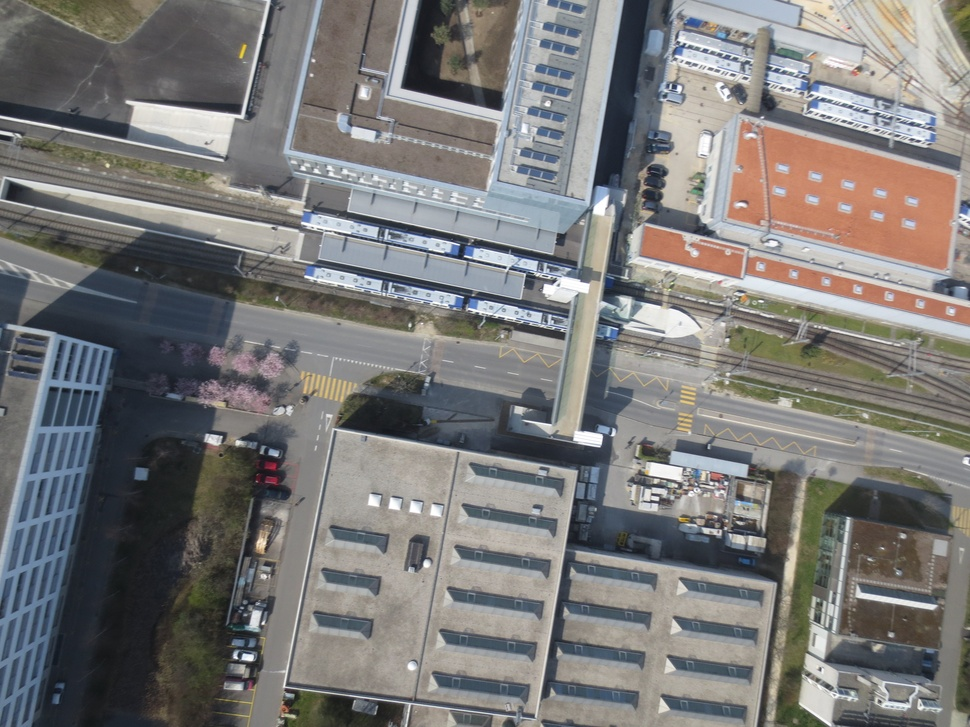
%> input picture matlabCode/imageFile/IMG_6336.JPG, 970 x 727 px, shrunk from 4608 x 3456 before the run
$ octave --eval "result = image_entropy(imread('imageFile/IMG_6336.JPG'));"   (GNU Octave 9; MATLAB toolbox functions it lacks are replaced by stand-ins)
%> lines starting %> are read from the running program, lines starting %| are printed output that depends on the picture
function entropy = image_entropy(image)
% IMAGE_ENTROPY Compute the entropy of an RGB image
%   entropy = IMAGE_ENTROPY(image) returns the entropy of the image.
%   image should be a 3-dimensional matrix representing an RGB image.

% Convert the RGB image to a grayscale image
gray_image = rgb2gray(image);
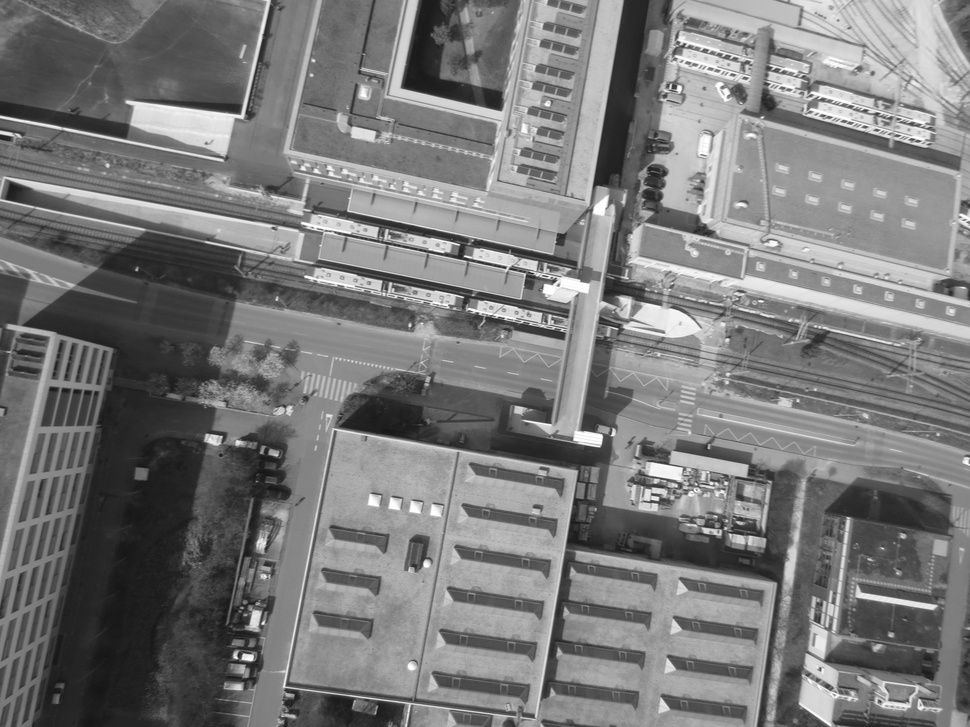
%> gray_image: size 727x970 uint8; min 20, max 255, mean 121.4

% Get the histogram of the grayscale image
histogram = imhist(gray_image);
%> histogram = 256 values, max 5431 at index 143, min 0 at index 1, mean 2754.6

% Normalize the histogram so it sums to 1
histogram = histogram / numel(gray_image);
%> histogram = 256 values, max 0.0077 at index 143, min 0 at index 1, mean 0.00391

% Compute the entropy
entropy = -sum(histogram(histogram > 0) .* log2(histogram(histogram > 0)));
%> entropy = 7.63

end

$ run again, on matlabCode/imageFile/IMG_6344.JPG
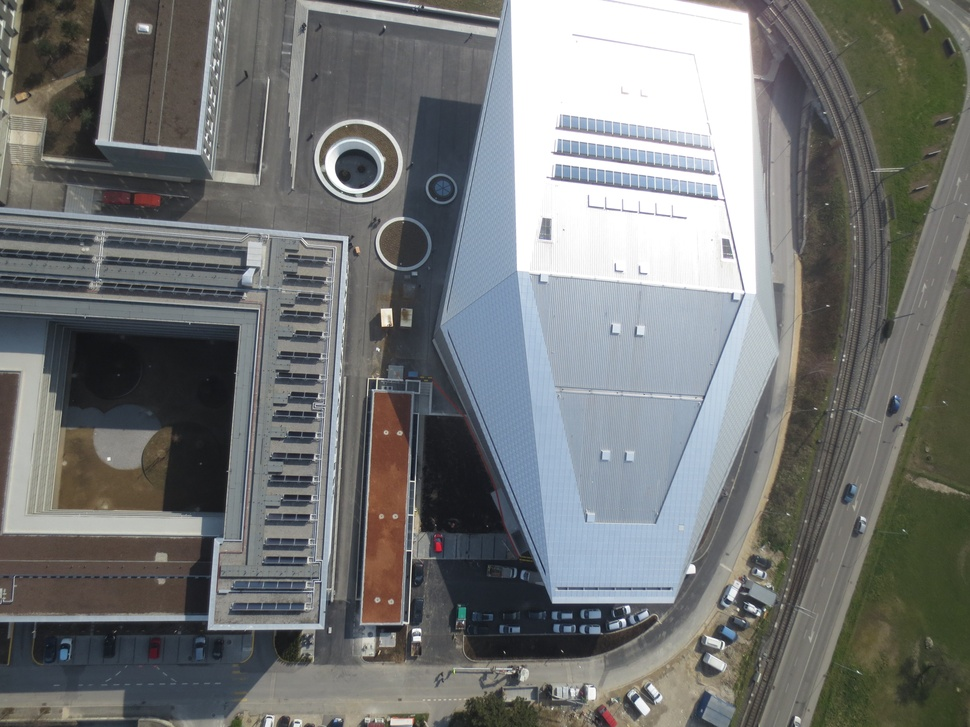
%> input picture matlabCode/imageFile/IMG_6344.JPG, 970 x 727 px, shrunk from 4608 x 3456 before the run
%> in image_entropy, `gray_image = rgb2gray(image);`:
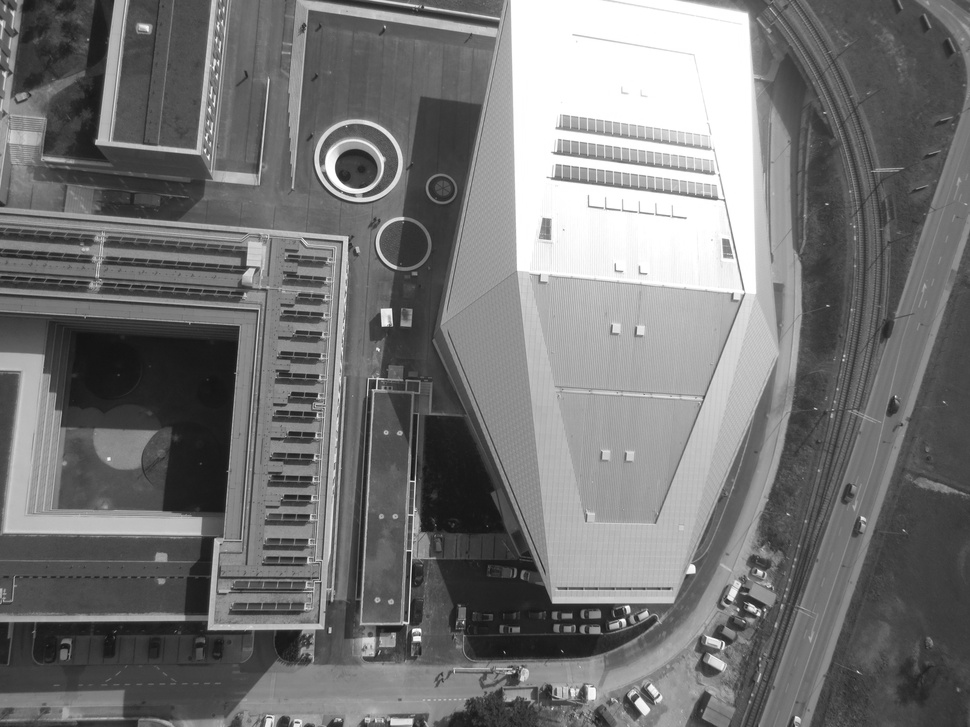
%> gray_image: size 727x970 uint8; min 18, max 255, mean 117.4
%> in image_entropy, `histogram = imhist(gray_image);`: histogram = 256 values, max 37893 at index 256, min 0 at index 1, mean 2754.6
%> in image_entropy, `histogram = histogram / numel(gray_image);`: histogram = 256 values, max 0.0537 at index 256, min 0 at index 1, mean 0.00391
%> entropy = 7.42

$ run again, on matlabCode/imageFile/IMG_6345.JPG
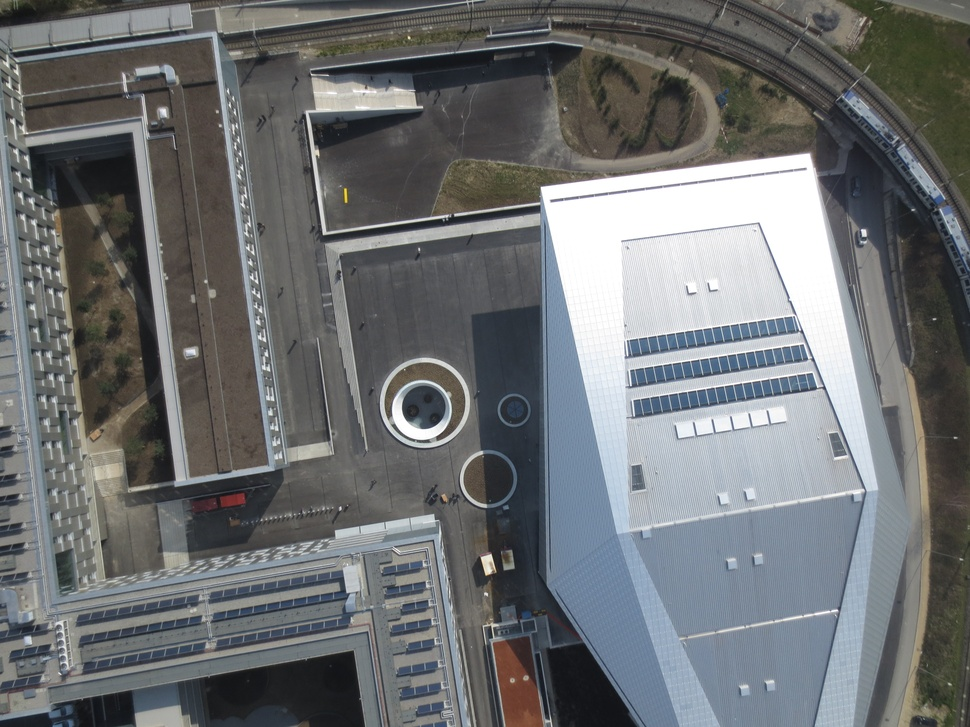
%> input picture matlabCode/imageFile/IMG_6345.JPG, 970 x 727 px, shrunk from 4608 x 3456 before the run
%> in image_entropy, `gray_image = rgb2gray(image);`:
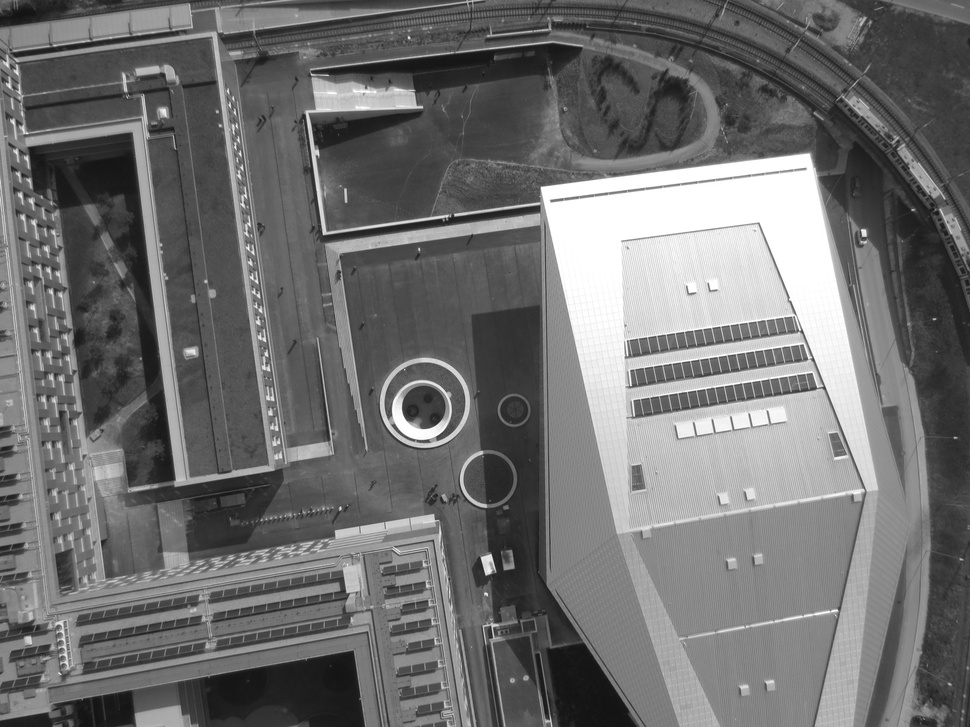
%> gray_image: size 727x970 uint8; min 16, max 255, mean 111.8
%> in image_entropy, `histogram = imhist(gray_image);`: histogram = 256 values, max 19446 at index 256, min 0 at index 1, mean 2754.6
%> in image_entropy, `histogram = histogram / numel(gray_image);`: histogram = 256 values, max 0.0276 at index 256, min 0 at index 1, mean 0.00391
%> entropy = 7.52

$ run again, on matlabCode/imageFile/IMG_6351.JPG
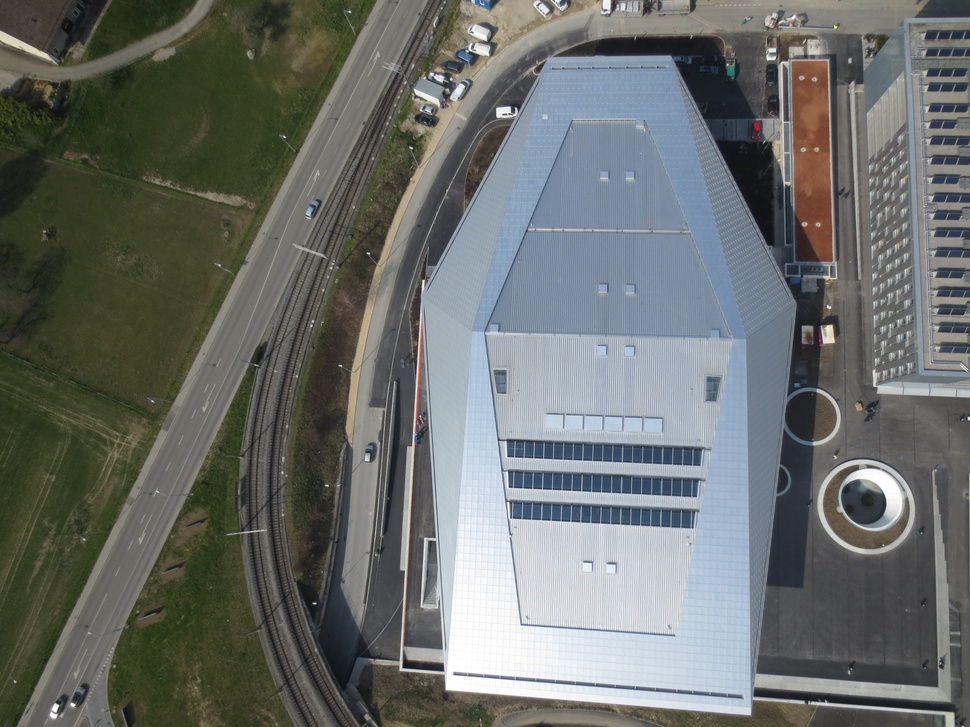
%> input picture matlabCode/imageFile/IMG_6351.JPG, 970 x 727 px, shrunk from 4608 x 3456 before the run
%> in image_entropy, `gray_image = rgb2gray(image);`:
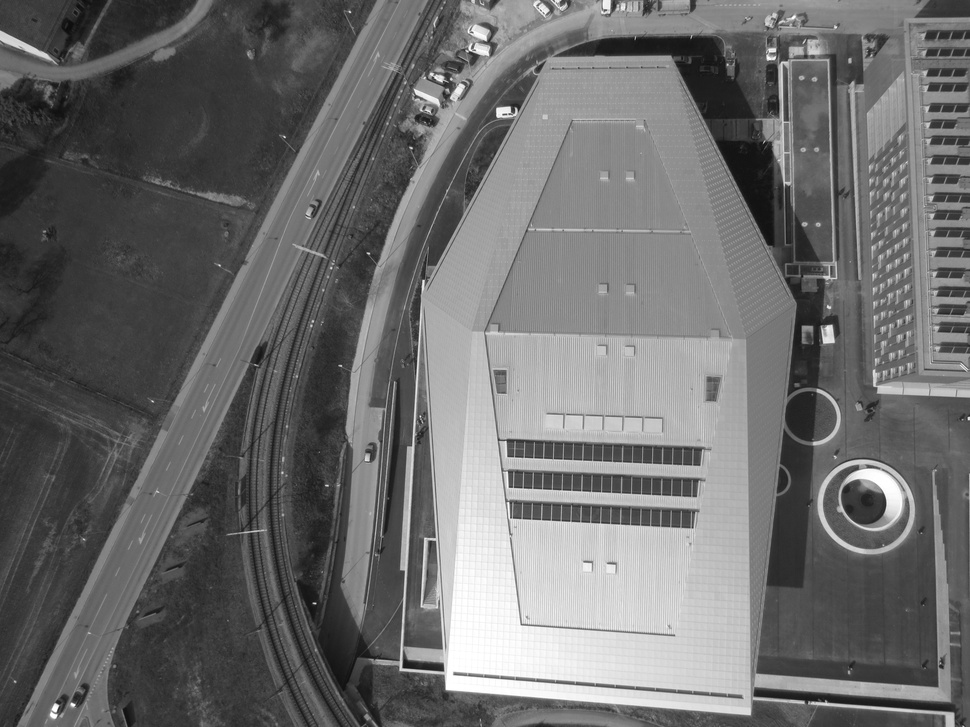
%> gray_image: size 727x970 uint8; min 10, max 255, mean 107.9
%> in image_entropy, `histogram = imhist(gray_image);`: histogram = 256 values, max 9284 at index 57, min 0 at index 1, mean 2754.6
%> in image_entropy, `histogram = histogram / numel(gray_image);`: histogram = 256 values, max 0.0132 at index 57, min 0 at index 1, mean 0.00391
%> entropy = 7.55
